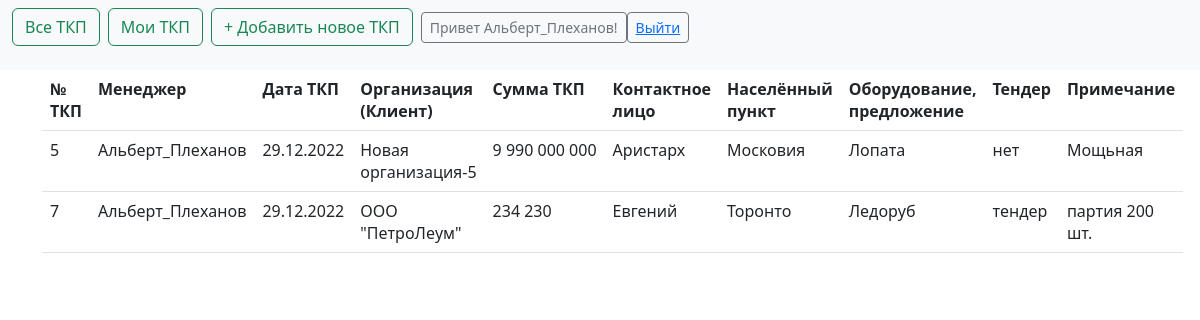
The app's page /tkp/mylist/ (signed in), older data.
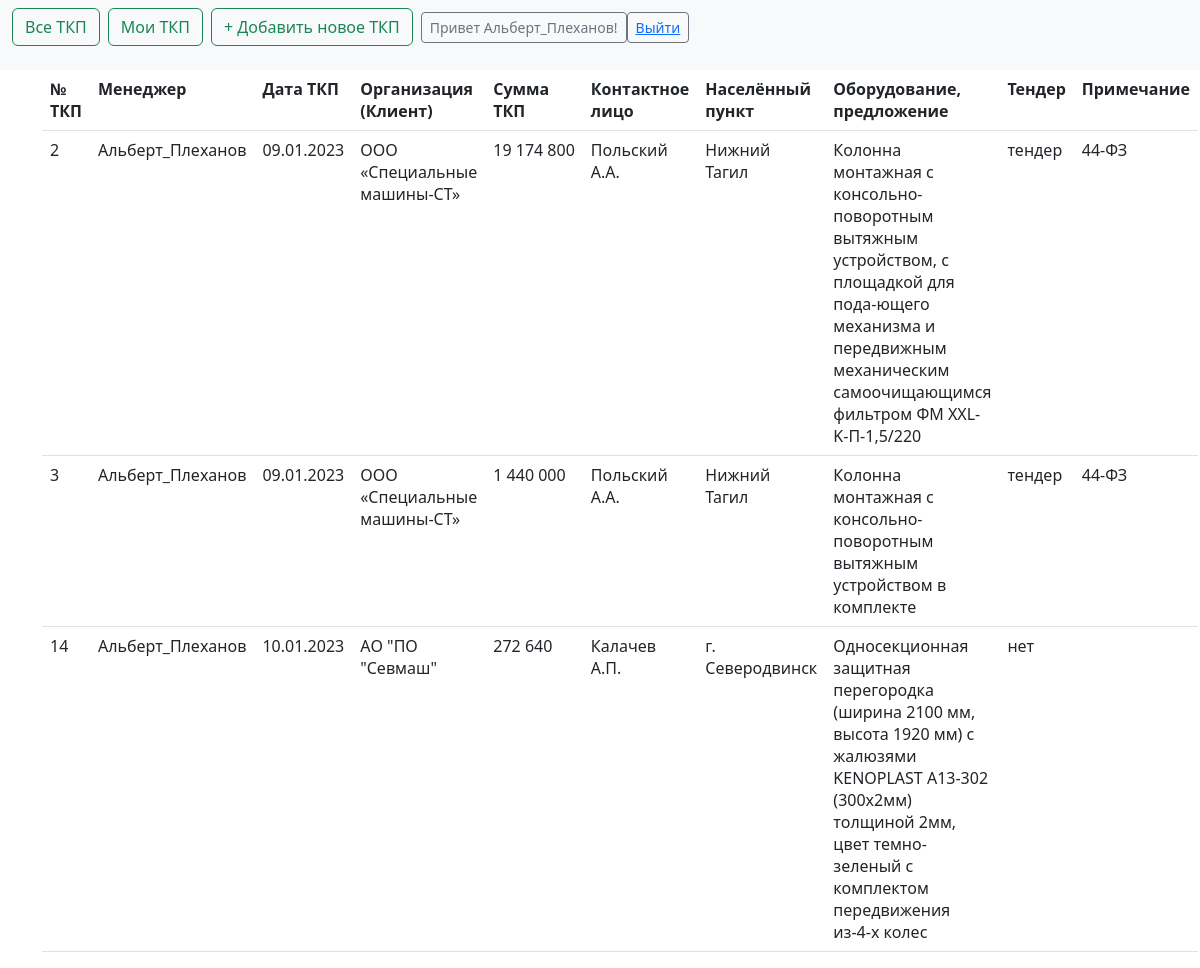
The same page, newer data.
### sales/models.py (models this page shows, shortened)
class Tkp_new(models.Model):
    unique_id_tkp = models.UUIDField(default=uuid.uuid4, editable=False, unique=True)
    title = models.CharField("Организация (Клиент)", max_length=200)
    data_create_tkp = models.DateField("Дата ТКП", default=date.today)
    time_update_tkp = models.DateTimeField(auto_now=True)
    summa_tkp = models.PositiveSmallIntegerField("Сумма ТКП", default=0, help_text="указывать сумму в рублях с НДС")
    kontakt_tkp = models.CharField("Контактное лицо", max_length=200)
    city_client = models.CharField("Населённый пункт", max_length=200)
    description_tkp = models.CharField("Оборудование, содержание/предложение", max_length=200)
    tender_tkp = models.BooleanField("Тендер", default=False)
    notes_tkp = models.CharField("Примечание", max_length=200, blank=True, default='')
    author = models.ForeignKey(
        'auth.User',
        on_delete=models.CASCADE,
    )
    members = models.ManyToManyField(User, related_name="members", blank=True)

### sales/views.py (the view)
# urls.py: path('tkp/mylist/', MyListView.as_view(), name='my_list'),
class MyListView(LoginRequiredMixin, ListView):
    template_name = 'mylist.html'
    context_object_name = 'my_list'
    def get_queryset(self):
        return Tkp_new.objects.filter(author=self.request.user)

### templates/mylist.html
{% extends 'base.html' %}
{% block content %}
<table class="table table-hover">
  <tr>
    <th>№ ТКП</th>
    <th>Менеджер</th>
    <th>Дата ТКП</th>
    <th>Организация (Клиент)</th>
    <th>Сумма ТКП</th>
    <th>Контактное лицо</th>
    <th>Населённый пункт</th>
    <th>Оборудование, предложение</th>
    <th>Тендер</th>
    <th>Примечание</th>
  </tr>
{% for post in my_list %}
  <tr class="table table-hover">
    <td class="table table-hover">{{ post.id }}</td>
    <td class="table table-hover">{{ post.author }}</td>
    <td class="table table-hover">{{ post.data_create_tkp|date:"SHORT_DATE_FORMAT" }}</td>
    <td class="table table-hover">{{ post.title }}</td>
    <td class="table table-hover">{{ post.summa_tkp }}</td>
    <td class="table table-hover">{{ post.kontakt_tkp }}</td>
    <td class="table table-hover">{{ post.city_client }}</td>
    <td class="table table-hover">{{ post.description_tkp }}</td>
    <td class="table table-hover">{{ post.tender_tkp|yesno:"тендер,нет" }}</td>
    <td class="table table-hover">{{ post.notes_tkp }}</td>
  </tr>
{% endfor %}
</table>
{% endblock content %}

### templates/base.html (shortened to what this page needs)
{% load static %}
<html>
  <head>
    <link href="{% static 'css/bootstrap.min.css' %}" rel="stylesheet">
  </head>
  <body>
   <nav class="navbar bg-body-tertiary">
  <form class="container-fluid justify-content-start">
  {% if user.is_authenticated and user.is_staff %}
    <button class="btn btn-outline-success me-2" type="button"><a href="{% url 'home' %}" class="nav-link">Все ТКП</a></button>
  {% endif %}
    <button class="btn btn-outline-success me-2" type="button"><a href="{% url 'my_list' %}" class="nav-link">Мои ТКП</a></button>
    <button class="btn btn-outline-success me-2" type="button"><a href="{% url 'tkp_add' %}" class="nav-link">+ Добавить новое ТКП</a></button>
  {% if user.is_authenticated %}
    <button class="btn btn-sm btn-outline-secondary" type="button">Привет {{ user.username }}!</button>
    <button class="btn btn-sm btn-outline-secondary" type="button"><a href="{% url 'logout' %}">Выйти</a></button>
  {% else %}
    <button class="btn btn-sm btn-outline-secondary" type="button">Вы не вошли</button>
    <button class="btn btn-sm btn-outline-secondary" type="button"><a href="{% url 'login' %}">Войти</a></button>
  {% endif %}
  </form>
</nav>
    <div class="container text-center">
      <div class="row">
        <div class="col-12">
          {% block content %}
          {% endblock content %}
        </div>
      </div>
    </div>
  </body>
</html>

Row changes from the older to the newer data that the page shows:
no longer on this page (row edited): Tkp_new: id "5", author "Альберт_Плеханов", data_create_tkp "29.12.2022", title "Новая организация-5", summa_tkp "9 990 000 000", kontakt_tkp "Аристарх", city_client "Московия", description_tkp "Лопата", tender_tkp "нет", notes_tkp "Мощьная"
no longer on this page (row edited): Tkp_new: id "7", author "Альберт_Плеханов", data_create_tkp "29.12.2022", title "ООО \"ПетроЛеум\"", summa_tkp "234 230", kontakt_tkp "Евгений", city_client "Торонто", description_tkp "Ледоруб", tender_tkp "тендер", notes_tkp "партия 200 шт."
added Tkp_new: id "2", author "Альберт_Плеханов", data_create_tkp "09.01.2023", title "ООО «Специальные машины-СТ»", summa_tkp "19 174 800", kontakt_tkp "Польский А.А.", city_client "Нижний Тагил", description_tkp "Колонна монтажная с консольно-поворотным вытяжным устройством, с площадкой для пода-ющего механизма и передвижным механическим самоочищающимся фильтром ФМ XXL-K-П-1,5/220", tender_tkp "тендер", notes_tkp "44-ФЗ"
added Tkp_new: id "3", author "Альберт_Плеханов", data_create_tkp "09.01.2023", title "ООО «Специальные машины-СТ»", summa_tkp "1 440 000", kontakt_tkp "Польский А.А.", city_client "Нижний Тагил", description_tkp "Колонна монтажная с консольно-поворотным вытяжным устройством в комплекте", tender_tkp "тендер", notes_tkp "44-ФЗ"
added Tkp_new: id "14", author "Альберт_Плеханов", data_create_tkp "10.01.2023", title "АО \"ПО \"Севмаш\"", summa_tkp "272 640", kontakt_tkp "Калачев А.П.", city_client "г. Северодвинск", description_tkp "Односекционная защитная перегородка (ширина 2100 мм, высота 1920 мм) с жалюзями KENOPLAST A13-302 (300x2мм) толщиной 2мм, цвет темно-зеленый с комплектом передвижения из-4-х колес", tender_tkp "нет"
